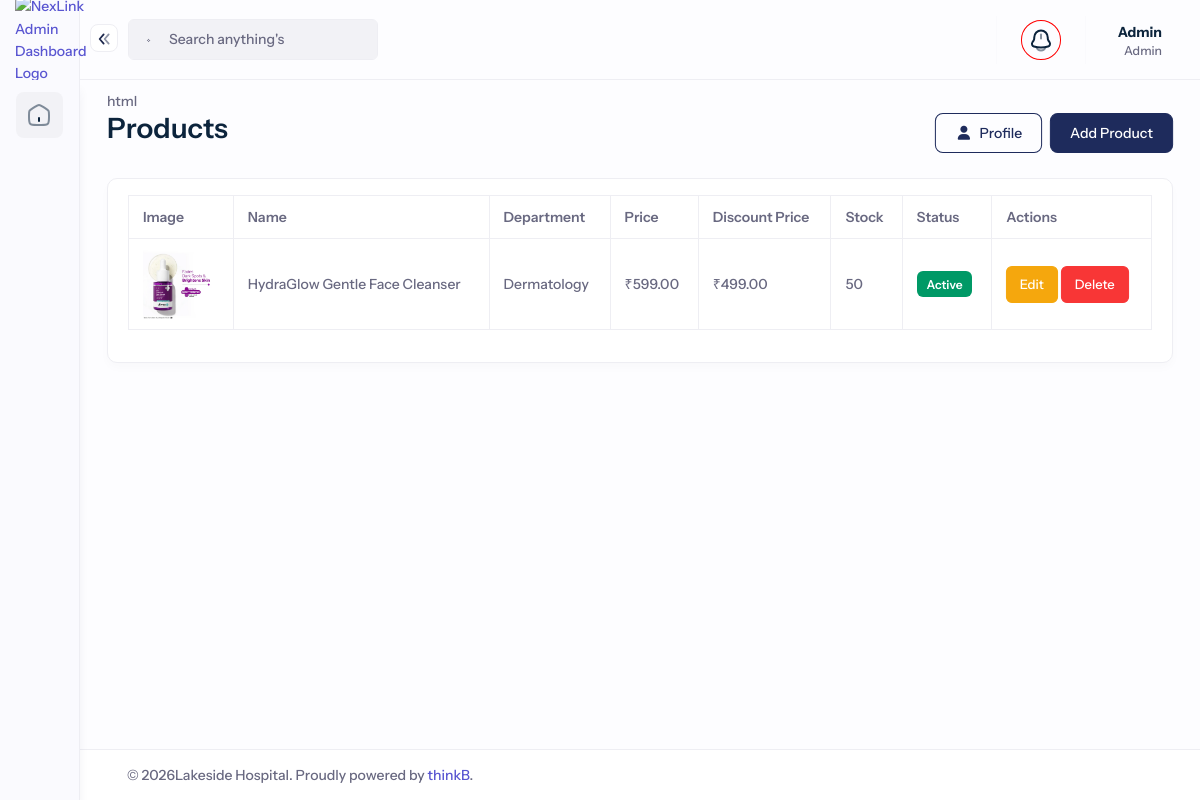
The app's page /account/products/ (signed in), older data.
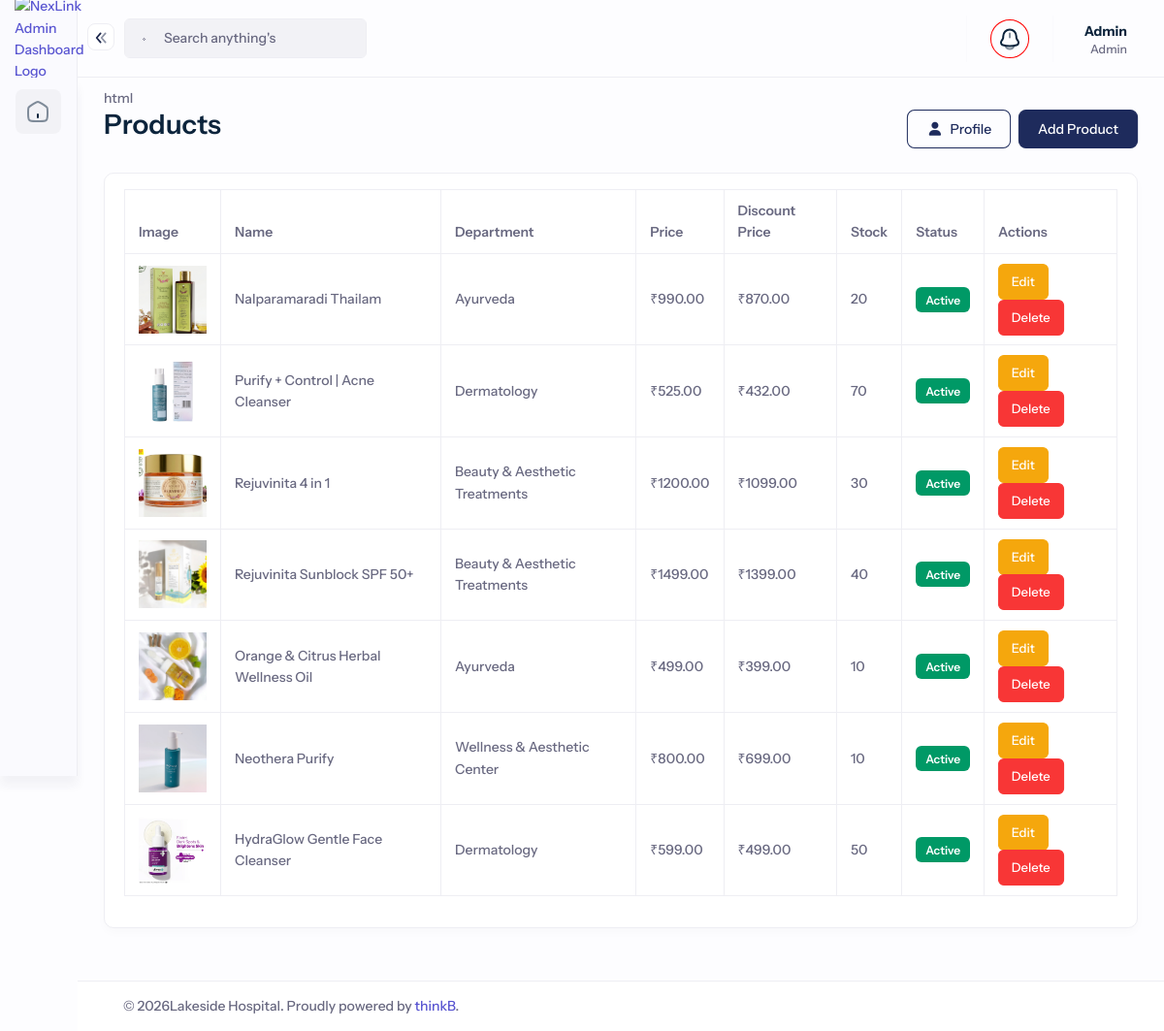
The same page, newer data.
### core/models.py (models this page shows, shortened)
class Product(models.Model):
    department = models.ForeignKey(
        Department,
        on_delete=models.CASCADE,
        related_name='products'
    )
    sub_department = models.ForeignKey(
        SubDepartment,
        on_delete=models.SET_NULL,
        null=True,
        blank=True,
        related_name='products'
    )
    name = models.CharField(max_length=200)
    slug = models.SlugField(
        max_length=220,
        unique=True,
        blank=True
    )
    brand = models.CharField(
        max_length=150,
        blank=True
    )
    short_description = models.CharField(
        max_length=300,
        blank=True
    )
    description = models.TextField(
        blank=True
    )
    main_image = models.ImageField(
        upload_to='products/',
        blank=True,
        null=True
    )
    price = models.DecimalField(
        max_digits=10,
        decimal_places=2
    )
    discount_price = models.DecimalField(
        max_digits=10,
        decimal_places=2,
        null=True,
        blank=True
    )
    stock = models.PositiveIntegerField(
        default=0
    )
    product_size = models.CharField(
        max_length=100,
        blank=True
    )
    ingredients = models.TextField(
        blank=True
    )
    specifications = models.TextField(
        blank=True
    )
    benefits = models.TextField(
        blank=True
    )
    usage = models.TextField(
        blank=True
    )
    is_active = models.BooleanField(
        default=True
    )
    created_at = models.DateTimeField(
        auto_now_add=True
    )
    updated_at = models.DateTimeField(
        auto_now=True
    )
    class Meta:
        ordering = ['-created_at']

class Department(models.Model):
    title = models.CharField(max_length=200)
    banner = models.FileField(upload_to='departments', null=True, blank=True)
    breadcamp = models.FileField(upload_to='dep-banner', default='static/images/default.png')
    priority = models.DecimalField(max_digits=4, decimal_places=2, null=True, blank=True)
    icon = models.FileField(upload_to='dep-icons', default='static/images/default.png')
    created_at = models.DateTimeField(auto_now_add=True)
    updated_at = models.DateTimeField(auto_now=True)
    status = models.BooleanField(default=True)
    slug = models.SlugField(unique=True)
    description = RichTextField()
    show_on_homepage = models.BooleanField(default=False)
    meta_title = models.TextField(null=True, blank=True)
    meta_keyword = models.TextField(null=True, blank=True)
    meta_description = models.TextField(null=True, blank=True)
    def __str__(self):
        return self.title

### core/views.py (the view)
# urls.py: path('account/products/',product_list,name='product_list'),
def product_list(request):
    products = Product.objects.all()
    return render(
        request,
        'backend/products.html',
        {'products': products}
    )

### core/context_processors.py (called while the page is built)
def cart_context(request):
    cart_count = 0
    if request.user.is_authenticated:
        try:
            cart = request.user.customer_profile.cart
            cart_count = cart.total_items
        except Exception:
            cart_count = 0
    return {
        'cart_count': cart_count,
    }

### core/models.py (called while the page is built)
    @property
    def total_items(self):
        return sum(item.quantity for item in self.items.all())

### core/templatetags/role_tags.py (called while the page is built)
@register.filter
def has_role(user, roles):
    return getattr(user.summary, 'role', None) in roles.split(',')

### templates/backend/products.html (shortened to what the changed rows need)
{% extends 'backend/base.html' %}
{% block content %}
<div class="d-flex justify-content-between align-items-center mb-4">
    <h2>Products</h2>
</div>
    <div class="card">
        <div class="card-body">
            <div class="table-responsive">
                <table class="table table-bordered align-middle">
                    <thead>
                        <tr>
                            <th>Image</th>
                            <th>Name</th>
                            <th>Department</th>
                            <th>Price</th>
                            <th>Discount Price</th>
                            <th>Stock</th>
                            <th>Status</th>
                            <th>Actions</th>
                        </tr>
                    </thead>
                    <tbody>
                        {% for product in products %}
                        <tr>
                            <td>
                                {% if product.main_image %}
                                    <img
                                        src="{{ product.main_image.url }}"
                                        width="70"
                                        height="70"
                                        style="object-fit: cover;"
                                        alt="{{ product.name }}"
                                    >
                                {% else %}
                                    No Image
                                {% endif %}
                            </td>
                            <td>
                                {{ product.name }}
                            </td>
                            <td>
                                {{ product.department }}
                            </td>
                            <td>
                                ₹{{ product.price }}
                            </td>
                            <td>
                                {% if product.discount_price %}
                                    ₹{{ product.discount_price }}
                                {% else %}
                                    —
                                {% endif %}
                            </td>
                            <td>
                                {{ product.stock }}
                            </td>
                            <td>
                                {% if product.is_active %}
                                    <span class="badge bg-success">
                                        Active
                                    </span>
                                {% else %}
                                    <span class="badge bg-danger">
                                        Inactive
                                    </span>
                                {% endif %}
                            </td>
                            <td>
                                <a
                                    href="{% url 'edit_product' product.id %}"
                                    class="btn btn-sm btn-warning"
                                >
                                    Edit
                                </a>
                                <form
                                    method="POST"
                                    action="{% url 'delete_product' product.id %}"
                                    class="delete-product-form"
                                    style="display:inline;"
                                >
                                    <button
                                        type="button"
                                        class="btn btn-sm btn-danger delete-product-btn"
                                    >
                                        Delete
                                    </button>
                                </form>
                            </td>
                        </tr>
                        {% empty %}
                        <tr>
                            <td colspan="8" class="text-center">
                                No products found.
                            </td>
                        </tr>
                        {% endfor %}
                    </tbody>
                </table>
            </div>
        </div>
    </div>
</div>
{% endblock %}

Row changes from the older to the newer data that the page shows:
added Product: main_image (picture), name "Nalparamaradi Thailam", department "Ayurveda", price "990.00", discount_price "870.00", stock "20", is_active "Active"
added Product: main_image (picture), name "Purify + Control | Acne Cleanser", department "Dermatology", price "525.00", discount_price "432.00", stock "70", is_active "Active"
added Product: main_image (picture), name "Rejuvinita 4 in 1", department "Beauty & Aesthetic Treatments", price "1200.00", discount_price "1099.00", stock "30", is_active "Active"
added Product: main_image (picture), name "Rejuvinita Sunblock SPF 50+", department "Beauty & Aesthetic Treatments", price "1499.00", discount_price "1399.00", stock "40", is_active "Active"
added Product: main_image (picture), name "Orange & Citrus Herbal Wellness Oil", department "Ayurveda", price "499.00", discount_price "399.00", stock "10", is_active "Active"
added Product: main_image (picture), name "Neothera Purify", department "Wellness & Aesthetic Center", price "800.00", discount_price "699.00", stock "10", is_active "Active"
